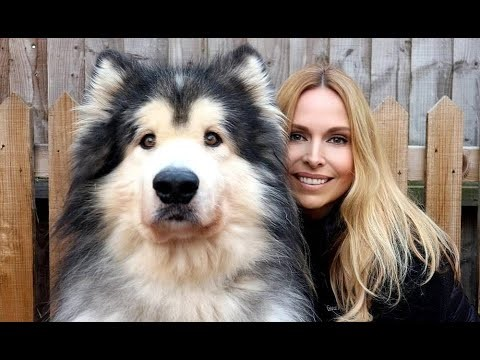
#> input picture Resources/aa.jpg, 480 x 360 px, given in place of the camera
$ python Project1.py   (older library calls are emulated)
#> lines starting #> are read from the running program, lines starting #| are printed output that depends on the picture; after the words box and inside, x2 and y2 are one past the last pixel; in counts of white or black regions, pixels touching at a corner belong together
#> further down, img is the input picture: shape (360, 480, 3); mean B, G, R 95.4, 102.4, 113
import cv2
import numpy as np

#read web cam

framewidth= 640
frameheight= 480

cap=cv2.VideoCapture(0)
cap.set(3,framewidth)
cap.set(4,frameheight)
cap.set(10,150)

mycolors = [[5,107,0,19,255,255],
            [133,56,0,159,156,255],
            [57,76,0,100,255,255],
            [90,48,0,118,255,255]]

mycolorvalues = [[51,153,255],   #BGR
                 [255,0,255],
                 [0,255,0],
                 [255,0,0]]

mypoints = []     #[x,y,colorid]

def findcolor(img, mycolors,mycolorvalues):
    imghsv = cv2.cvtColor(img, cv2.COLOR_BGR2HSV)
#> imghsv: shape (360, 480, 3); mean H, S, V 44.2, 51.5, 115
    count = 0
    new=[]
    for color in mycolors:
        lower = np.array(color[0:3])
        upper = np.array(color[3:6])
        mask = cv2.inRange(imghsv,lower,upper)
        x,y= getContours(mask)
        cv2.circle(imgResult,(x,y),10,mycolorvalues[count],cv2.FILLED)
        if x!=0 and y!=0:
            new.append([x,y,count])
        count += 1
#> this loop made 4 passes
#> (x, y) on passes 1, 3, 4: (333, 84), (0, 0), (151, 69)
#> (contours in getContours, x, y) on pass 2: (88 contours, all with area under 20, 0, 0)
#> pass 1, in findcolor, `mask = cv2.inRange(imghsv,lower,upper)`:
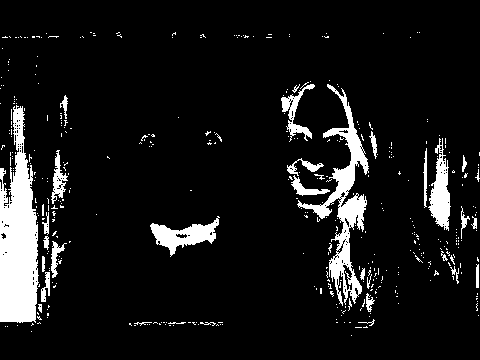
#> mask: shape (360, 480); 9.1% white; 420 white regions (385 under 20 px), largest, box (x1, y1, x2, y2) and area: (0, 105, 39, 323) 5784, (297, 84, 369, 306) 3530, (150, 216, 220, 257) 1161
#> pass 2, in findcolor, `mask = cv2.inRange(imghsv,lower,upper)`:
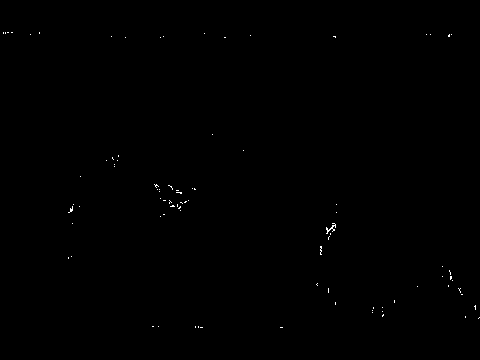
#> mask: shape (360, 480); 0.15% white in thin lines or dots, all inside (x1, y1, x2, y2) = (3, 32, 480, 328)
#> pass 3, in findcolor, `mask = cv2.inRange(imghsv,lower,upper)`:
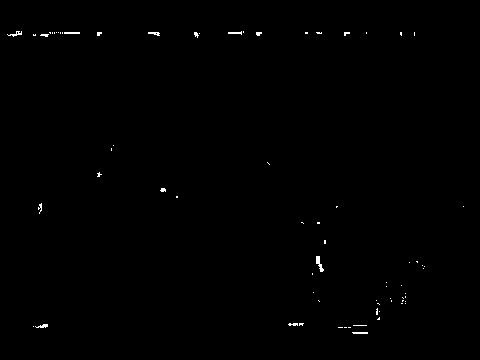
#> mask: shape (360, 480); 0.34% white in thin lines or dots, all inside (x1, y1, x2, y2) = (7, 31, 464, 334)
#> after the loop:
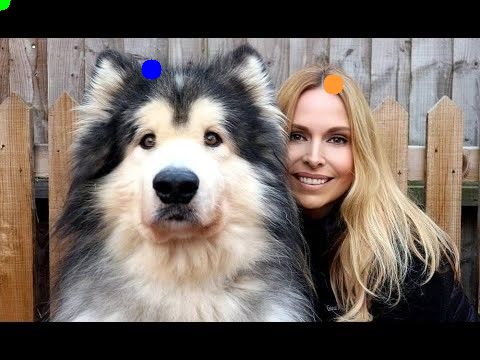
#> imgResult: shape (360, 480, 3); 0.42% of pixels changed, all inside (x1, y1, x2, y2) = (0, 0, 344, 95)
#> after the loop:
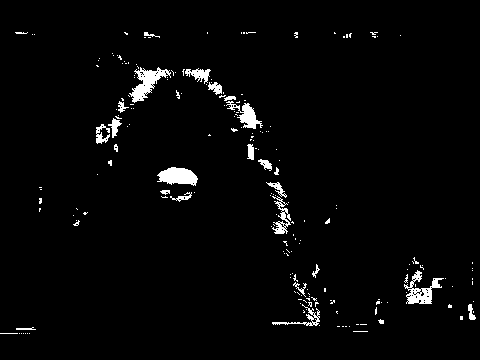
#> mask: shape (360, 480); 2.7% white; 204 white regions (178 under 20 px), largest, box (x1, y1, x2, y2) and area: (129, 67, 171, 103) 603, (157, 167, 198, 186) 534, (404, 270, 444, 304) 515
#> after the loop, count = 4; new = [[333, 84, 0], [151, 69, 3]]
        #cv2.imshow(str(color[0]),mask)
    return new


def getContours(img):
    _,contours,hierarchy = cv2.findContours(img,cv2.RETR_EXTERNAL,cv2.CHAIN_APPROX_NONE)
    #(this function provide three things: image , contour and hierarchy, so need to put _ in  beginning)
    x,y,w,h= 0,0,0,0
    for cnt in contours:
        area = cv2.contourArea(cnt)
        if area>500:
            #cv2.drawContours(imgResult,cnt,-1,(255,0,0),3)
            perimeter = cv2.arcLength(cnt,True)
            approx = cv2.approxPolyDP(cnt,0.02*perimeter,True)
            x, y, w, h = cv2.boundingRect(approx)
    return x+w//2,y

def drawoncanvas(mypoints, mycolorvalues):
    for point in mypoints:
        cv2.circle(imgResult, (point[0], point[1]), 10, mycolorvalues[point[2]], cv2.FILLED)


while True:
    success, img = cap.read()
    imgResult = img.copy()
    new = findcolor(img,mycolors,mycolorvalues)
#> new = [[333, 84, 0], [151, 69, 3]]
    if len(new)!=0:
        for n in new:
            mypoints.append(n)
#> this loop made 2 passes
#> after the loop, mypoints = [[333, 84, 0], [151, 69, 3]]

    if len(mypoints)!=0:
        drawoncanvas(mypoints,mycolorvalues)
#> the loop in drawoncanvas, `for point in mypoints:` made 2 passes


    cv2.imshow("result", imgResult)
    if cv2.waitKey(1) & 0xFF == ord('q'):
#> (key q is pressed here)
        break
